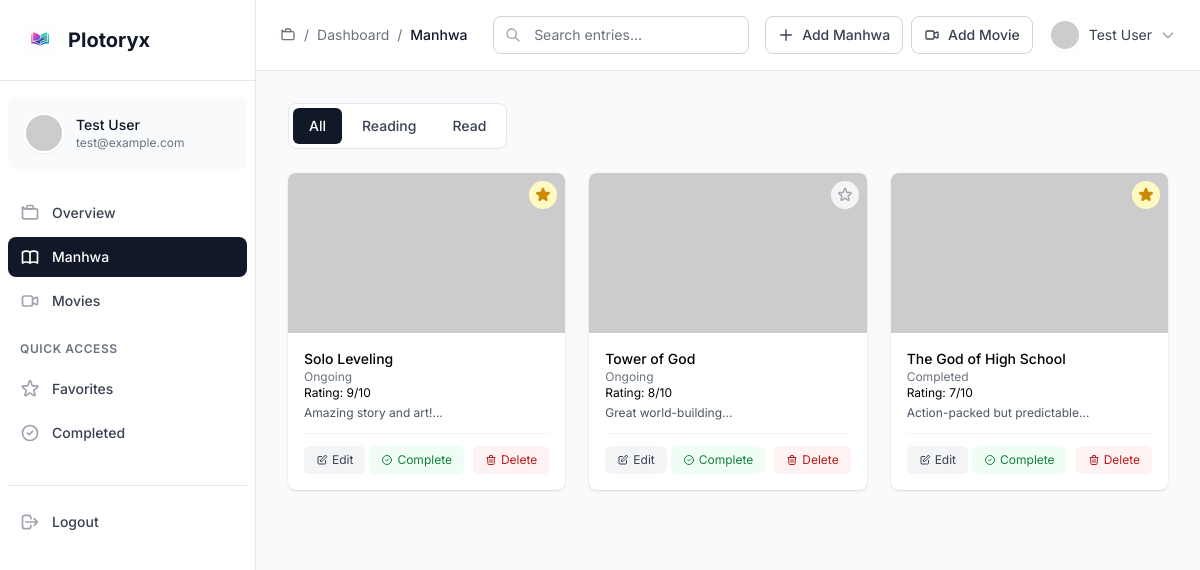
Page /dashboard.php?page=manhwa (signed in) on the committed database.
### tables this page shows
CREATE TABLE entries (
    id INT AUTO_INCREMENT PRIMARY KEY,
    user_id INT NOT NULL,
    type ENUM('manhwa', 'movie') NOT NULL,
    title VARCHAR(255) NOT NULL,
    image VARCHAR(255),
    status ENUM('ongoing', 'completed') DEFAULT 'ongoing',
    rating INT CHECK (rating >= 1 AND rating <= 10),
    remarks TEXT,
    favorite BOOLEAN DEFAULT FALSE,
    date_started DATE,
    date_ended DATE,
    link VARCHAR(500),
    created_at TIMESTAMP DEFAULT CURRENT_TIMESTAMP,
    FOREIGN KEY (user_id) REFERENCES users(id) ON DELETE CASCADE
);

### pages/manhwa.php (the view, shortened to what this page needs)
<?php
global $pdo;
$userId = $_SESSION['user_id'];
$filter = isset($_GET['filter']) ? $_GET['filter'] : 'all';
$query = "SELECT * FROM entries WHERE user_id = ? AND type = 'manhwa'";
$params = [$userId];
$query .= " ORDER BY created_at DESC";
try {
    $stmt = $pdo->prepare($query);
    $stmt->execute($params);
    $entries = $stmt->fetchAll(PDO::FETCH_ASSOC);
} catch (PDOException $e) {
    $error = "Failed to load entries: " . $e->getMessage();
    $entries = [];
}
?>
<div class="mb-6">
    <div class="flex items-center space-x-1 bg-white p-1 rounded-lg border border-gray-200 w-fit">
        <a href="?page=manhwa&filter=all" class="px-4 py-2 text-sm font-medium rounded-md transition-colors <?php echo $filter == 'all' ? 'bg-gray-900 text-white' : 'text-gray-700 hover:bg-gray-100'; ?>">
            All
        </a>
        <a href="?page=manhwa&filter=ongoing" class="px-4 py-2 text-sm font-medium rounded-md transition-colors <?php echo $filter == 'ongoing' ? 'bg-gray-900 text-white' : 'text-gray-700 hover:bg-gray-100'; ?>">
            Reading
        </a>
        <a href="?page=manhwa&filter=completed" class="px-4 py-2 text-sm font-medium rounded-md transition-colors <?php echo $filter == 'completed' ? 'bg-gray-900 text-white' : 'text-gray-700 hover:bg-gray-100'; ?>">
            Read
        </a>
    </div>
</div>
<div class="grid grid-cols-1 md:grid-cols-2 lg:grid-cols-3 xl:grid-cols-4 gap-6">
    <?php foreach ($entries as $entry): ?>
        <div class="bg-white rounded-lg shadow overflow-hidden relative">
            <form method="POST" action="/Plotoryx/toggle_favorite.php" class="absolute top-2 right-2 z-10">
                <button type="submit" class="p-1.5 rounded-full <?php echo (isset($entry['favorite']) && $entry['favorite']) ? 'bg-yellow-100 text-yellow-600' : 'bg-white/80 text-gray-400'; ?> hover:bg-yellow-50 transition-colors">
                    <svg class="w-4 h-4" fill="<?php echo (isset($entry['favorite']) && $entry['favorite']) ? 'currentColor' : 'none'; ?>" stroke="currentColor" viewBox="0 0 24 24">
                        <path stroke-linecap="round" stroke-linejoin="round" stroke-width="2" d="M11.049 2.927c.3-.921 1.603-.921 1.902 0l1.519 4.674a1 1 0 00.95.69h4.915c.969 0 1.371 1.24.588 1.81l-3.976 2.888a1 1 0 00-.363 1.118l1.518 4.674c.3.922-.755 1.688-1.538 1.118l-3.976-2.888a1 1 0 00-1.176 0l-3.976 2.888c-.783.57-1.838-.197-1.538-1.118l1.518-4.674a1 1 0 00-.363-1.118l-3.976-2.888c-.784-.57-.38-1.81.588-1.81h4.914a1 1 0 00.951-.69l1.519-4.674z"></path>
                    </svg>
                </button>
            </form>
            <img src="<?php echo $entry['image'] ? $entry['image'] : 'https://via.placeholder.com/300x200'; ?>" alt="<?php echo htmlspecialchars($entry['title']); ?>" class="w-full h-40 object-cover">
            <div class="p-4">
                <h3 class="font-medium text-sm"><?php echo htmlspecialchars($entry['title']); ?></h3>
                <p class="text-xs text-gray-500"><?php echo ucfirst($entry['status']); ?></p>
                <?php if ($entry['rating']): ?>
                    <p class="text-xs">Rating: <?php echo $entry['rating']; ?>/10</p>
                <?php endif; ?>
                <?php if ($entry['remarks']): ?>
                    <p class="text-xs text-gray-600 mt-1"><?php echo htmlspecialchars(substr($entry['remarks'], 0, 30)); ?>...</p>
                <?php endif; ?>
                <div class="flex items-center justify-between mt-3 pt-3 border-t border-gray-100">
                    <div class="flex space-x-1">
                        <button onclick="openModal(this)"
                                data-id="<?php echo $entry['id']; ?>"
                                data-title="<?php echo htmlspecialchars($entry['title']); ?>"
                                data-status="<?php echo $entry['status']; ?>"
                                data-rating="<?php echo $entry['rating'] ?: ''; ?>"
                                data-remarks="<?php echo htmlspecialchars($entry['remarks']); ?>"
                                data-date-started="<?php echo $entry['date_started'] ?: ''; ?>"
                                data-date-ended="<?php echo $entry['date_ended'] ?: ''; ?>"
                                data-link="<?php echo htmlspecialchars($entry['link'] ?: ''); ?>"
                                class="flex items-center px-3 py-1.5 text-xs bg-gray-100 text-gray-700 rounded-md hover:bg-gray-200 transition-colors">
                            <svg class="w-3 h-3 mr-1" fill="none" stroke="currentColor" viewBox="0 0 24 24">
                                <path stroke-linecap="round" stroke-linejoin="round" stroke-width="2" d="M11 5H6a2 2 0 00-2 2v11a2 2 0 002 2h11a2 2 0 002-2v-5m-1.414-9.414a2 2 0 112.828 2.828L11.828 15H9v-2.828l8.586-8.586z"></path>
                            </svg>
                            Edit
                        </button>
                        <form method="POST" action="mark_completed.php" class="inline">
                            <button type="submit" class="flex items-center px-3 py-1.5 text-xs bg-green-50 text-green-700 rounded-md hover:bg-green-100 transition-colors">
                                <svg class="w-3 h-3 mr-1" fill="none" stroke="currentColor" viewBox="0 0 24 24">
                                    <path stroke-linecap="round" stroke-linejoin="round" stroke-width="2" d="M9 12l2 2 4-4m6 2a9 9 0 11-18 0 9 9 0 0118 0z"></path>
                                </svg>
                                Complete
                            </button>
                        </form>
                    </div>
                    <form method="POST" action="delete_entry.php" class="inline">
                        <button type="submit" class="flex items-center px-3 py-1.5 text-xs bg-red-50 text-red-700 rounded-md hover:bg-red-100 transition-colors" onclick="return confirm('Are you sure you want to delete this entry?')">
                            <svg class="w-3 h-3 mr-1" fill="none" stroke="currentColor" viewBox="0 0 24 24">
                                <path stroke-linecap="round" stroke-linejoin="round" stroke-width="2" d="M19 7l-.867 12.142A2 2 0 0116.138 21H7.862a2 2 0 01-1.995-1.858L5 7m5 4v6m4-6v6m1-10V4a1 1 0 00-1-1h-4a1 1 0 00-1 1v3M4 7h16"></path>
                            </svg>
                            Delete
                        </button>
                    </form>
                </div>
            </div>
        </div>
    <?php endforeach; ?>
</div>

### dashboard.php (style rules this page uses)
body { font-family: 'Inter', sans-serif; }

### rows in the picture
entries: favorite 1 (drawn), title "Solo Leveling", status "Ongoing", rating "9", remarks "Amazing story and art!"
entries: favorite 0 (drawn), title "Tower of God", status "Ongoing", rating "8", remarks "Great world-building"
entries: favorite 1 (drawn), title "The God of High School", status "Completed", rating "7", remarks "Action-packed but predictable"

### other values in the picture
$user['name'] "Test User"
$user['email'] "test@example.com"
$crumb "Dashboard"
$crumb "Manhwa"
